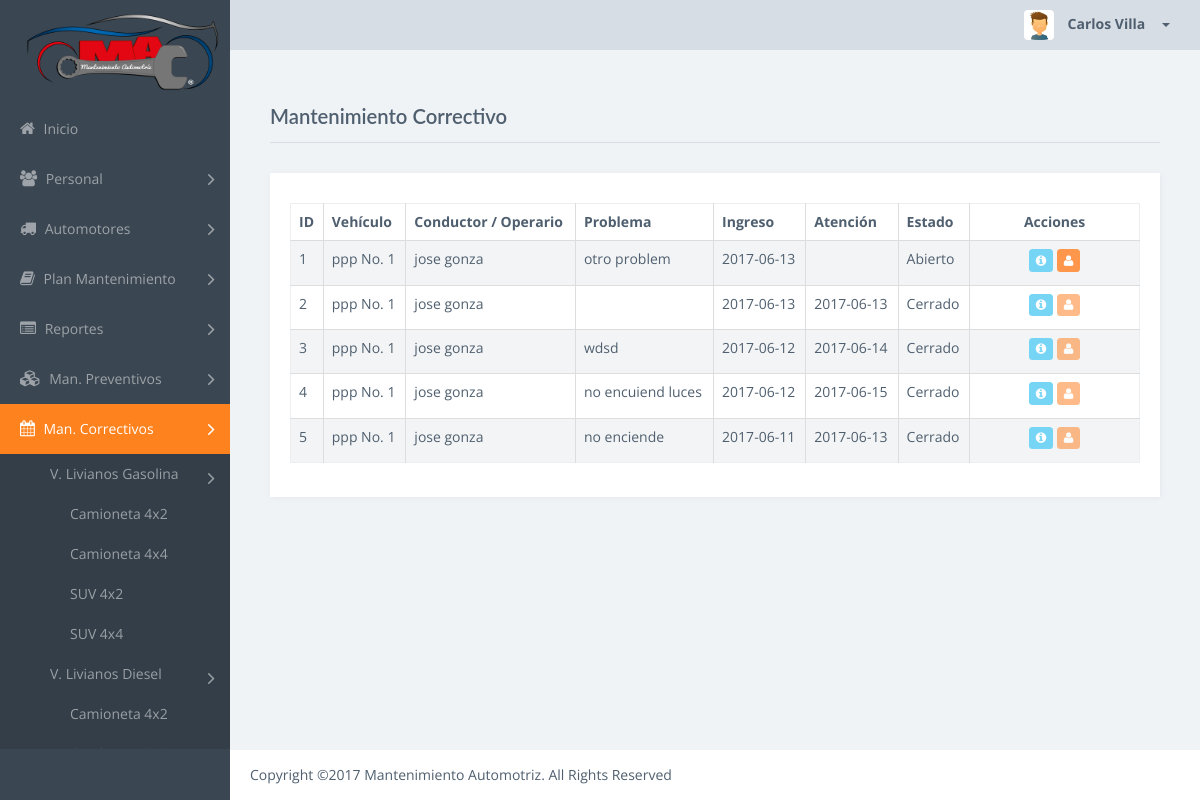
Page /Novedad/listar/1 (signed in) on the committed database.
### tables this page shows
CREATE TABLE `novedad` (
  `id` int(11) NOT NULL AUTO_INCREMENT,
  `vehiculo_id` int(11) NOT NULL,
  `problema` varchar(1204) NOT NULL,
  `causa` varchar(1024) DEFAULT NULL,
  `solucion` varchar(1024) DEFAULT NULL,
  `proceso` varchar(1024) DEFAULT NULL,
  `elementos` varchar(1024) DEFAULT NULL,
  `observaciones` varchar(1024) DEFAULT NULL,
  `tecnico_asigna` int(11) DEFAULT NULL,
  `supervisor_id` int(11) DEFAULT NULL,
  `tecnico_repara` int(11) DEFAULT NULL,
  `usuario_registra` int(11) NOT NULL,
  `tiempo_ejecucion` varchar(128) DEFAULT NULL,
  `fecha_ingreso` date DEFAULT NULL,
  `fecha_atencion` date DEFAULT NULL,
  `atendido` tinyint(4) NOT NULL DEFAULT '0',
  `kilometraje` int(11) NOT NULL,
  `tipo_falla_id` int(11) DEFAULT '0',
  PRIMARY KEY (`id`),
  KEY `fk_novedad_vehiculo1_idx` (`vehiculo_id`),
  CONSTRAINT `fk_novedad_vehiculo1` FOREIGN KEY (`vehiculo_id`) REFERENCES `vehiculo` (`id`) ON DELETE NO ACTION ON UPDATE NO ACTION
);

CREATE TABLE `vehiculo` (
  `id` int(11) NOT NULL AUTO_INCREMENT,
  `usuario_id` int(11) NOT NULL,
  `tipo_vehiculo_id` int(11) NOT NULL,
  `estado_vehiculo_id` int(11) NOT NULL,
  `placa` varchar(10) NOT NULL,
  `numero` varchar(64) NOT NULL,
  `marca` varchar(128) NOT NULL,
  `modelo` varchar(64) DEFAULT NULL,
  `anio` int(11) NOT NULL,
  `numero_motor` varchar(64) NOT NULL,
  `numero_chasis` varchar(64) NOT NULL,
  `medida_uso` double NOT NULL,
  `eliminado` int(11) NOT NULL DEFAULT '0',
  PRIMARY KEY (`id`),
  KEY `fk_vehiculo_estado_vehiculo1_idx` (`estado_vehiculo_id`),
  KEY `fk_vehiculo_usuario1_idx` (`usuario_id`),
  KEY `fk_vehiculo_tipo_vehiculo1_idx` (`tipo_vehiculo_id`),
  CONSTRAINT `fk_vehiculo_estado_vehiculo1` FOREIGN KEY (`estado_vehiculo_id`) REFERENCES `estado_vehiculo` (`id`) ON DELETE NO ACTION ON UPDATE NO ACTION,
  CONSTRAINT `fk_vehiculo_tipo_vehiculo1` FOREIGN KEY (`tipo_vehiculo_id`) REFERENCES `tipo_vehiculo` (`id`) ON DELETE NO ACTION ON UPDATE NO ACTION,
  CONSTRAINT `fk_vehiculo_usuario1` FOREIGN KEY (`usuario_id`) REFERENCES `usuario` (`id`) ON DELETE NO ACTION ON UPDATE NO ACTION
);

CREATE TABLE `usuario` (
  `id` int(11) NOT NULL AUTO_INCREMENT,
  `tipo_usuario_id` int(11) NOT NULL,
  `nombres` varchar(64) NOT NULL,
  `apellidos` varchar(64) NOT NULL,
  `identificacion` varchar(13) NOT NULL,
  `direccion` varchar(512) NOT NULL,
  `telefono` varchar(10) DEFAULT NULL,
  `celular` varchar(10) DEFAULT NULL,
  `email` varchar(128) DEFAULT NULL,
  `usuario` varchar(64) NOT NULL,
  `password` varchar(128) NOT NULL,
  `eliminado` int(11) NOT NULL DEFAULT '0',
  `vehiculos` int(11) NOT NULL DEFAULT '0',
  PRIMARY KEY (`id`),
  KEY `fk_tecnico_tipo_usuario_idx` (`tipo_usuario_id`),
  CONSTRAINT `fk_tecnico_tipo_usuario` FOREIGN KEY (`tipo_usuario_id`) REFERENCES `tipo_usuario` (`id`) ON DELETE NO ACTION ON UPDATE NO ACTION
);

### controllers/NovedadControlador.php (called while the page is built, shortened)
<?php
require_once (PATH_MODELOS . "/NovedadModelo.php");
class NovedadControlador {
	public function listar() {
		$model = new NovedadModelo();
		$usuario = 0;
		$id = $_GET['id'];
		$datos = $model->obtenerlistadoNovedad($usuario,$id);
		require_once PATH_VISTAS."/Novedad/view.listado.php";
	}
}

### index.php (called while the page is built, shortened)
<?php
if(isset($_GET['action'])){
	$redirect = ($_GET['action']!='')?$_GET['action']:"listar";
}
$controller = new $controllerName();
$controller->$redirect();
?>

### views/Novedad/index.php (called while the page is built, shortened)
<?php
require_once("../../index.php");
?>

### models/NovedadModelo.php (called while the page is built, shortened)
<?php
require_once(PATH_MODELOS."/BaseModelo.php");
class NovedadModelo {
	public function obtenerlistadoNovedad($usuario,$id){
		$model = new BaseModelo();
		$sql = "select n.*, n.id as ids, u.nombres  as nombre_tecnico1, u.apellidos as apellido_tecnico1, tf.nombre as falla, u1.nombres  as nombre_tecnico2, u1.apellidos as apellido_tecnico2, v.*,
				u2.nombres as nombre_usuario, u2.apellidos as apellido_usuario, mr.id as repuestoId, mr.aprobado
				from novedad as n
				inner join vehiculo as v on v.id = n.vehiculo_id
				inner join usuario as u2 on u2.id = n.usuario_registra
				left join usuario as u on u.id = n.tecnico_asigna
				left join usuario as u1 on u1.id = n.tecnico_repara
				left join tipo_falla as tf on tf.id = n.tipo_falla_id
				left join mantenimiento_respuestos as mr on mr.mantenimiento_id = n.id
				where (tecnico_asigna = ".$usuario." or 0 = ".$usuario.") and v.tipo_vehiculo_id = ".$id." order by n.id desc";
		$result = $model->ejecutarSql($sql);
		return $model->obtenerCampos($result);
	}
}

### models/BaseModelo.php (called while the page is built, shortened)
<?php
class BaseModelo
{
	private $username = USERNAME;
	private $password = PASSWORD;
	private $database = DATABASE;
	private $host = HOSTNAME_DATABASE;
	private $conexion;
	private function abrirConexion()
	{
		$this->conexion=mysqli_connect($this->host,$this->username,$this->password,$this->database);
		mysqli_set_charset($this->conexion,'utf8');
	}
	public function ejecutarSql($sql,$obtenerId = false)
	{
		$result=mysqli_query($this->conexion,$sql);
		return $result;
	}
	public function obtenerCampos($resultado){
		$resultArray = array();
		if($resultado !== false){
			while ($row = mysqli_fetch_assoc($resultado))
			{
				$resultArray[] = $row;
			}
		}
		return $resultArray;
	}
}

### views/Novedad/view.listado.php (the view, shortened to what this page needs)
<?php include_once PATH_TEMPLATE.'/header.php';?>
<div class="title-block">
    <h1 class="title">Mantenimiento Correctivo</h1>
</div>
<div class="card">
<div class="card-block">
<div class="table-responsive">
	<table class="table table-striped table-bordered table-hover" id="dataTables-example1">
    <thead>
	    <tr>
	    	<th>ID</th>
		    <th>Vehículo</th>
		    <th>Conductor / Operario</th>
		    <th>Problema</th>
		    <th>Ingreso</th>
		    <th>Atención</th>
		    <th>Estado</th>
		    <th style="text-align: center; width: 20%">Acciones</th>
	    </tr>
    </thead>
    <tbody>
    	<?php
    		$contador=1;
    		foreach ($datos as $item) {
    		echo "<tr><td>".$contador."</td>";
    		echo "<td>".$item['marca']." No. ".$item['numero']."</td>";
            echo "<td>".$item['nombre_usuario']." ".$item['apellido_usuario']."</td>";
            echo "<td>".substr ( $item['problema'] , 0 ,20 )."</td>";
    		echo "<td>".$item['fecha_ingreso']."</td>";
    		echo "<td>".$item['fecha_atencion']."</td>";
    		$estado = ($item['atendido']==1)?'Cerrado':'Abierto';
    		echo "<td>".$estado."</td>";
    		$tecnico = ($item['atendido'] == 1)?'disabled':'';
    		if($_SESSION['SESSION_USER']['tipo_usuario_id'] == 1){
    			echo "<td align='center'>
					<a href='../ver/".$item['ids']."' class='btn btn-info rounded btn-sm' title='Ver Problema' ><i class='fa fa-info-circle '></i></a>
					<a href='javascript: loadModalAction(".$item['ids'].",\"asignar\")' class='btn btn-warning rounded btn-sm ".$tecnico."' title='Asignar Técnico' ><i class='fa fa-user'></i></a>
					</td>";
    		}
    		$contador++;
    	}?>
    </tbody>
    </table>
</div>
</div>
</div>
<?php include_once PATH_TEMPLATE.'/footer.php';?>
<link href="<?php echo PATH_CSS; ?>/dataTables.bootstrap.css" rel="stylesheet">
<link href="<?php echo PATH_CSS; ?>/bootstrapValidator.min.css" rel="stylesheet">
</body>
</html>

### rows in the picture
novedad: vehiculo.marca "ppp", vehiculo.numero "1", usuario.nombres "jose", usuario.apellidos "gonza", problema "otro problem", fecha_ingreso "2017-06-13", atendido "Abierto"
novedad: vehiculo.marca "ppp", vehiculo.numero "1", usuario.nombres "jose", usuario.apellidos "gonza", fecha_ingreso "2017-06-13", fecha_atencion "2017-06-13", atendido "Cerrado"
novedad: vehiculo.marca "ppp", vehiculo.numero "1", usuario.nombres "jose", usuario.apellidos "gonza", problema "wdsd", fecha_ingreso "2017-06-12", fecha_atencion "2017-06-14", atendido "Cerrado"
novedad: vehiculo.marca "ppp", vehiculo.numero "1", usuario.nombres "jose", usuario.apellidos "gonza", problema "no encuiend luces", fecha_ingreso "2017-06-12", fecha_atencion "2017-06-15", atendido "Cerrado"
novedad: vehiculo.marca "ppp", vehiculo.numero "1", usuario.nombres "jose", usuario.apellidos "gonza", problema "no enciende", fecha_ingreso "2017-06-11", fecha_atencion "2017-06-13", atendido "Cerrado"

### other values in the picture
$_SESSION['SESSION_USER']['nombres'] "Carlos"
$_SESSION['SESSION_USER']['apellidos'] "Villa"
